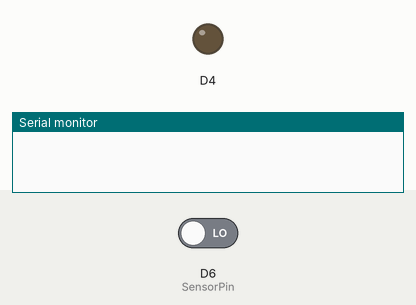
Recording of a sketch running on a simulated ESP8266 (NodeMCU). On the bench: output pins drawn as LEDs (lit = HIGH, except the on-board LED, lit = LOW), the last lines printed to the serial monitor. The inputs (shaded band) are chosen by the test bench; at power-on: D6 (SensorPin) LOW.

Above: at 1.2 s.
1.3 s: D6 (SensorPin) driven HIGH
At 2.2 s:
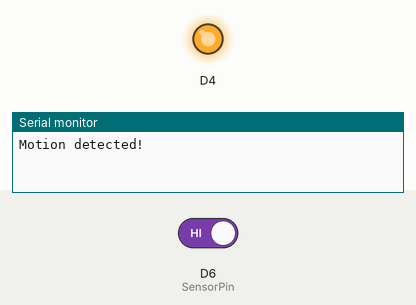
2.8 s: D6 (SensorPin) driven LOW
At 3.3 s:
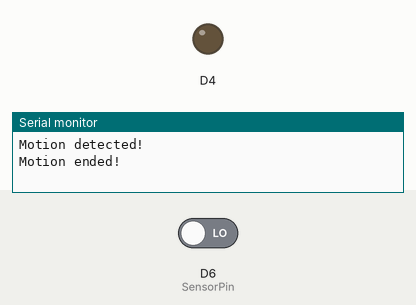
Timing chart, 0 to 5.8 s (numbered marks = the images above; inputs shaded):
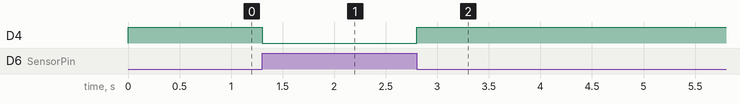

Measured:
- after the input at 1.3 s, D4: HIGH → LOW at once
- after the input at 2.8 s, D4: LOW → HIGH at once

The sketch:

main.ino
```cpp
#include <Arduino.h>

int SensorPin = D6;
int val = 0;
int pirState = LOW;

void setup() {
    Serial.begin(115200);
    Serial.println();
    pinMode(SensorPin,INPUT);
    pinMode(BUILTIN_LED, OUTPUT);
}

void loop() {
  val = digitalRead(SensorPin);  // read input value
  if (val == HIGH) {            // check if the input is HIGH
    digitalWrite(BUILTIN_LED, LOW);  // turn LED ON
    if (pirState == LOW) {
      // we have just turned on
      Serial.println("Motion detected!");
      // We only want to print on the output change, not state
      pirState = HIGH;
    }
  } else {
    digitalWrite(BUILTIN_LED, HIGH); // turn LED OFF
    if (pirState == HIGH){
      // we have just turned of
      Serial.println("Motion ended!");
      // We only want to print on the output change, not state
      pirState = LOW;
    }
  }
}
```
